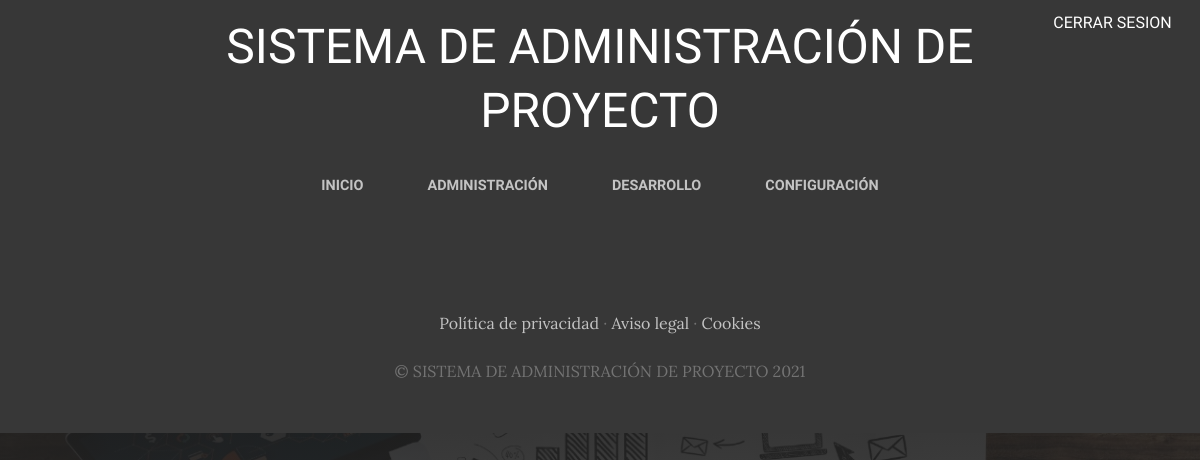
The page /desarrollo/ (signed in) on the database as committed earlier.
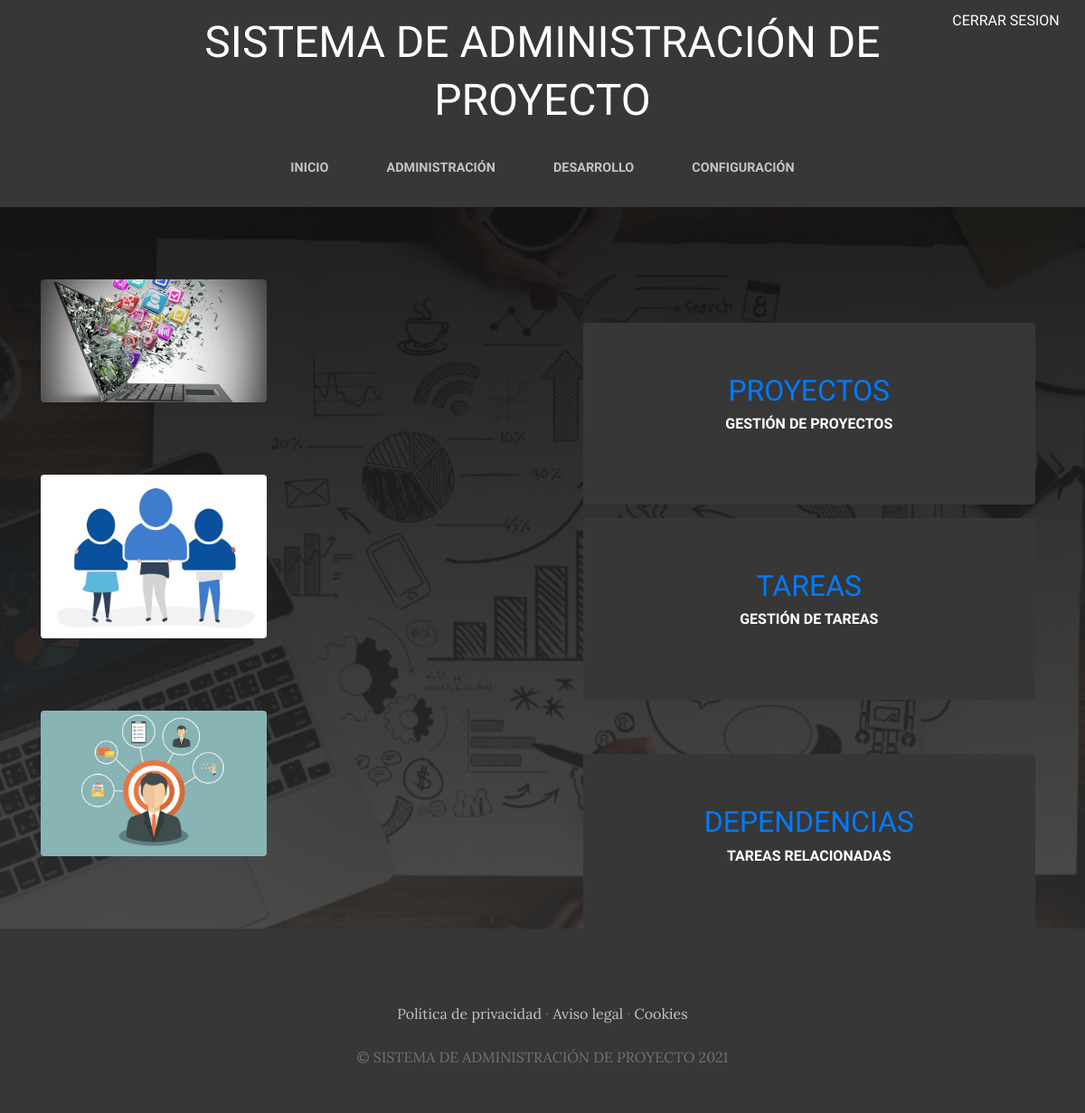
The same page on the database as committed later.
### desarrollo/models.py (models this page shows, shortened)
class Desarrollo(models.Model):
    titulo= models.CharField(max_length=50)
    contenido= models.CharField(max_length=50)
    imagen= models.ImageField(upload_to='desarrollo')
    create= models.DateTimeField(auto_now_add= True)
    updated= models.DateTimeField(auto_now_add= True)
    code_url = models.CharField(max_length=250)
    class Meta:
        verbose_name='Modulo de desarrollo'
        verbose_name_plural='Modulos de desarrollo'

### desarrollo/views.py (the view)
# urls.py: path('',views.desarrollo_view, name="desarrollo"),
@login_required(login_url='/ingresar')
def desarrollo_view(request):
    desarrollo = Desarrollo.objects.all()
    return render(request,"desarrollo/desarrollo_tpl.html",{'desarrollo':desarrollo})

### desarrollo/Templates/desarrollo/desarrollo_tpl.html
{% extends "SysGesApp/base.html" %}
{% load static %}
{% block content %}
    {% for desarrollo in desarrollo %}
   <section class="page-section clearfix">
      <div class="container">
        <div class="intro">
          <img class="intro-img img-fluid mb-3 mb-lg-0 rounded"
          src="{{desarrollo.imagen.url}}" alt=""
          style="width: 250px;">
          <div class="intro-text left-0 text-center bg-faded p-5 rounded">
            <h2 class="section-heading mb-4" >
              <a class="nav-link text-uppercase text-expanded" href="{{desarrollo.code_url}}">{{desarrollo.titulo}}</a>
              <span class="section-heading-upper">{{desarrollo.contenido}}</span>
            </h2>
          </div>
        </div>
      </div>
    </section>
    {% endfor %}
{% endblock %}

### SysGesApp/Templates/SysGesApp/base.html (shortened to what this page needs)
<html>
<head>
  {% load static %}
  <link href="{% static 'SysGesApp/vendor/bootstrap/css/bootstrap.min.css' %}" rel="stylesheet">
  <link href="{% static 'SysGesApp/css/gestion.css' %}" rel="stylesheet">
</head>
<body>
  <h6 class="site-heading text-center text-white d-none d-lg-block">
    <div class="row">
      <div class="col-2"></div>
      <div class="col-8">
        <span class="site-heading-lower">SISTEMA DE ADMINISTRACIÓN DE PROYECTO</span>
      </div>
      <div class="col-2">
                <a style="color:white" href="{% url 'cerrar' %}">Cerrar Sesion</a>
      </div>
    </div>
  <nav class="navbar navbar-expand-lg navbar-dark py-lg-4" id="mainNav">
    <div class="container">
      <div class="collapse navbar-collapse" id="navbarResponsive">
        <ul class="navbar-nav mx-auto">
          <li class="nav-item {% if request.path == '/' %}active{% endif %} px-lg-4">
            <a class="nav-link text-uppercase text-expanded" href="{% url 'home' %}">INICIO</a>
          </li>
          <li class="nav-item {% if request.path == '/administracion' %}active{% endif %} px-lg-4">
            <a class="nav-link text-uppercase text-expanded" href="{% url 'administracion' %}">ADMINISTRACIÓN</a>
          </li>
          <li class="nav-item {% if request.path == '/desarrollo' %}active{% endif %} px-lg-4">
            <a class="nav-link text-uppercase text-expanded" href="{% url 'desarrollo' %}">DESARROLLO</a>
          </li>
          <li class="nav-item {% if request.path == '/configuracion' %}active{% endif %} px-lg-4">
            <a class="nav-link text-uppercase text-expanded" href="{% url 'configuracion' %}">CONFIGURACIÓN</a>
          </li>
        </ul>
      </div>
    </div>
  </nav>
  {% block content %}
  {% endblock %}
  <footer class="footer text-faded text-center py-5">
    <div class="container">
      <p class="m-0 mbt">
        <a href="sample.html" class="link">Política de privacidad</a> ·
        <a href="sample.html" class="link">Aviso legal</a> ·
        <a href="sample.html" class="link">Cookies</a>
      </p>
      <p class="m-0 mbt1">&copy; SISTEMA DE ADMINISTRACIÓN DE PROYECTO 2021</p>
    </div>
  </footer>
</body>
</html>

### SysGesApp/static/SysGesApp/css/gestion.css (style rules this page uses)
body { font-family: 'Lora'; background: linear-gradient(rgba(10, 10, 10, 0.966), rgba(56, 56, 56, 0.829)), url("../img/main_bg.jpg"); background-attachment: fixed; background-position: center; background-size: cover; }
h1, h2, h3, h4, h5, h6 { font-family: 'Raleway'; }
p { line-height: 1.75; }
.text-faded { color: rgba(255, 255, 255, 0.3); }
.site-heading { margin-bottom: 0rem; padding-top: 15px; text-transform: uppercase; line-height: 1; font-family: 'Raleway'; background-color: rgb(55,55,55); }
.site-heading .site-heading-lower { font-size: 3rem; font-weight: 100; line-height: 4rem; }
.page-section { margin-top: 5rem; margin-bottom: 5rem; }
.section-heading { text-transform: uppercase; }
.section-heading .section-heading-upper { display: block; font-size: 1rem; font-weight: 800; padding-bottom:.5rem; }
.bg-faded { background-color: rgba(255, 255, 255, 0.85); }
#mainNav { background-color: rgb(55,55,55); font-family: 'Raleway'; }
#mainNav .navbar-nav .nav-item .nav-link { color: rgba(255, 255, 255, 0.7); font-weight: 800; }
@media (min-width: 992px) { #mainNav .navbar-nav .nav-item .nav-link { font-size: 0.9rem; } }
.intro { position: relative; }
@media (min-width: 992px) { .intro .intro-img { width: 75%; float: left; } }
@media (min-width: 992px) { .intro .intro-text { left: 600; width: 60%; margin-top: 3rem; background-color: rgb(55,55,55); color: rgb(255, 255, 255); position: absolute; } }
@media (min-width: 1200px) { .intro .intro-text { width: 45%; } }
.footer { background-color: rgb(55,55,55); }
.mbt { padding-top: 2rem; }
.mbt1 { padding-top: 1.25rem; }
a.link { color: rgba(255, 255, 255, 0.7); }

Rows that differ between the two databases and show on the page:
added Desarrollo: imagen (picture), titulo "PROYECTOS", contenido "GESTIÓN DE PROYECTOS"
added Desarrollo: imagen (picture), titulo "TAREAS", contenido "GESTIÓN DE TAREAS"
added Desarrollo: imagen (picture), titulo "DEPENDENCIAS", contenido "TAREAS RELACIONADAS"
